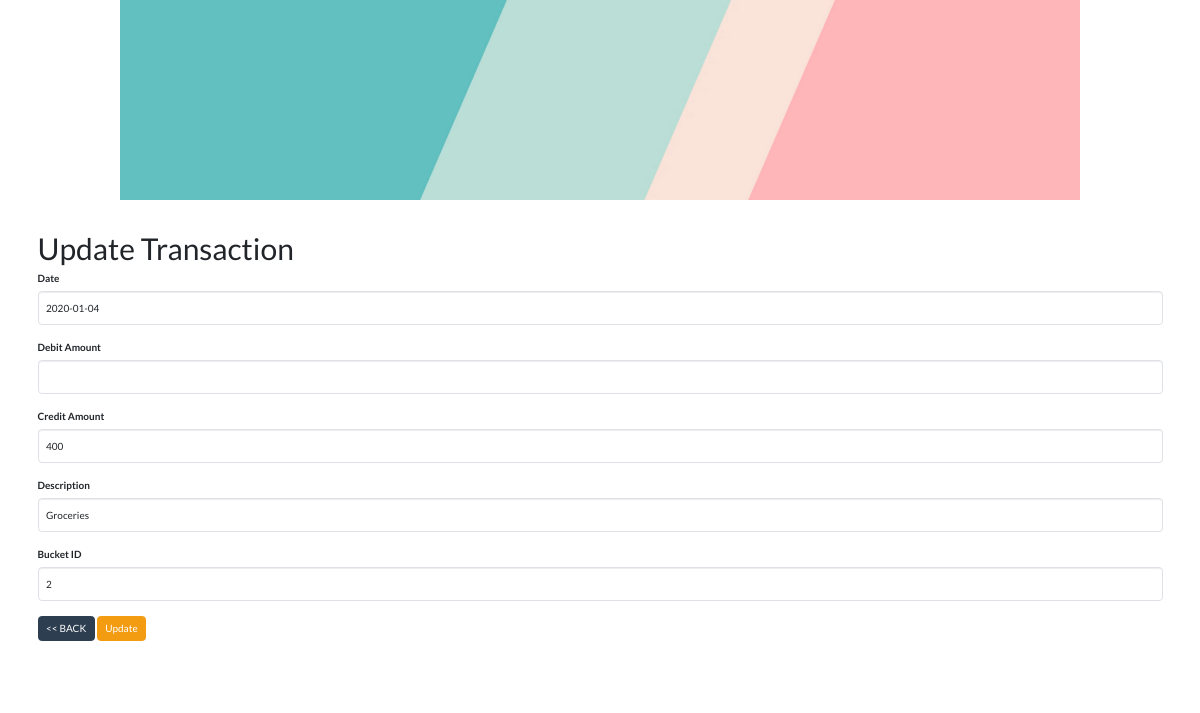
The app's page /actions/update/update_transaction.php?id=4 with its own data.
### tables this page shows
CREATE TABLE transactions (
                transaction_id INTEGER PRIMARY KEY AUTOINCREMENT,
                date TEXT,
                credit REAL,
                debit REAL,
                description TEXT,
                bucket_id INTEGER,
                FOREIGN KEY (bucket_id) REFERENCES buckets(id)
            );

### src/classes/Transaction.php (called while the page is built, shortened)
<?php
class Transaction
{
  public static function findById($transactionId)
  {
    $db = Database::getConnection();
    $stmt = $db->prepare('SELECT * FROM transactions WHERE transaction_id = ?');
    $stmt->bindValue(1, $transactionId, SQLITE3_INTEGER);
    $result = $stmt->execute();
    return $result->fetchArray(SQLITE3_ASSOC);
  }
}

### src/actions/update/update_transaction.php (the view, shortened to what this page needs)
<?php
include($_SERVER['DOCUMENT_ROOT'] . "/inc_header.php");
if (isset($_GET['id'])) {
  $transactionId = $_GET['id'];
  $transaction = Transaction::findById($transactionId);
  if ($transaction) {
?>
    <h1>Update Transaction</h1>
    <form action="update_transaction_process.php" method="post">
      <div class="form-group">
        <label for="Date" class="control-label">Date</label>
        <input type="text" class="form-control" name="Date" id="Date" value="<?php echo $transaction['date']; ?>">
      </div>
      <div class="form-group">
        <label for="Debit" class="control-label">Debit Amount</label>
        <input type="number" step="0.01" class="form-control" name="Debit" id="Debit" value="<?php echo $transaction['debit']; ?>">
      </div>
      <div class="form-group">
        <label for="Credit" class="control-label">Credit Amount</label>
        <input type="number" step="0.01" class="form-control" name="Credit" id="Credit" value="<?php echo $transaction['credit']; ?>">
      </div>
      <div class="form-group">
        <label for="Description" class="control-label">Description</label>
        <input type="text" class="form-control" name="Description" id="Description" value="<?php echo $transaction['description']; ?>">
      </div>
      <div class="form-group">
        <label for="BucketId" class="control-label">Bucket ID</label>
        <input type="number" class="form-control" name="BucketId" id="BucketId" value="<?php echo $transaction['bucket_id']; ?>">
      </div>
      <div class="form-group">
        <a href="../../actions/display/display.php" class="btn btn-small btn-primary">&lt;&lt; BACK</a>
        <input type="submit" value="Update" name="submit" class="btn btn-warning">
      </div>
    </form>
<?php
  } else {
    echo "<p>Transaction with ID $transactionId not found.</p>";
  }
} else {
  echo "<p>No transaction ID provided.</p>";
}
include($_SERVER['DOCUMENT_ROOT'] . "/inc_footer.php");
?>

### records on screen
transactions: Date "2020-01-04", Credit "400", Description "Groceries", BucketId "2"
